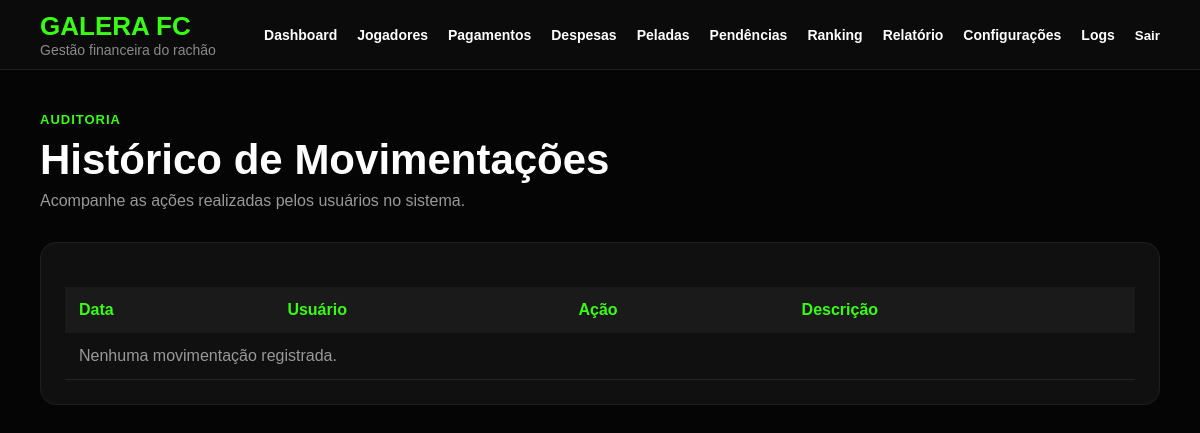
The app's page /logs/ (signed in), older data.
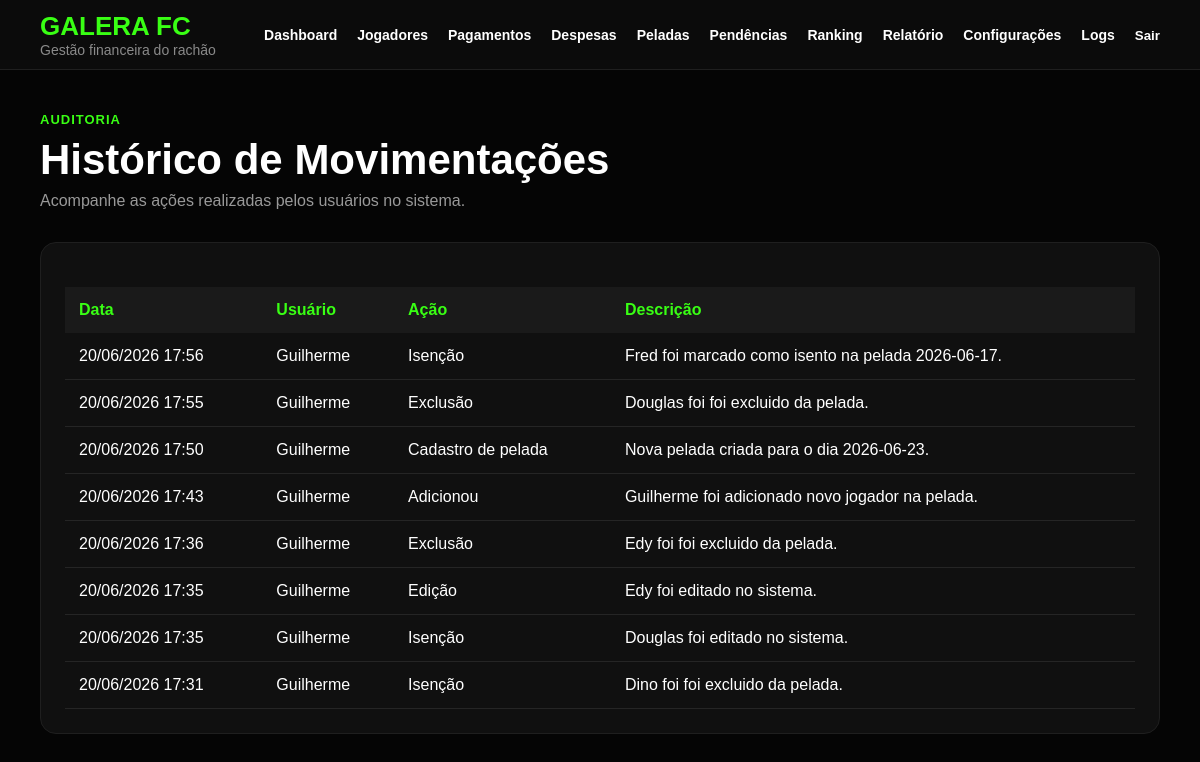
The same page, newer data.
### financeiro/models.py (models this page shows, shortened)
class LogSistema(models.Model):
    usuario = models.ForeignKey(
        User,
        on_delete=models.SET_NULL,
        null=True,
        blank=True
    )
    acao = models.CharField(max_length=100)
    descricao = models.TextField()
    criado_em = models.DateTimeField(auto_now_add=True)

### financeiro/views.py (the view)
# urls.py: path('logs/', views.log_sistema, name='log_sistema'),
@login_required
def log_sistema(request):
    logs = LogSistema.objects.select_related(
        'usuario'
    ).order_by('-criado_em')[:200]
    return render(
        request,
        'financeiro/log_sistema.html',
        {
            'logs': logs
        }
    )

### templates/financeiro/log_sistema.html (shortened to what this page needs)
{% extends 'financeiro/base.html' %}
{% block content %}
<div class="page-header">
   <span>Auditoria</span>
   <h1>Histórico de Movimentações</h1>
   <p>Acompanhe as ações realizadas pelos usuários no sistema.</p>
</div>
<div class="section">
   <table class="table">
      <thead>
         <tr>
            <th>Data</th>
            <th>Usuário</th>
            <th>Ação</th>
            <th>Descrição</th>
         </tr>
      </thead>
      <tbody>
         {% for log in logs %}
         <tr>
            <td data-label="Data">
               {{ log.criado_em|date:"d/m/Y H:i" }}
            </td>
            <td data-label="Usuário">
               {% if log.usuario %}
                  {{ log.usuario.username }}
               {% else %}
                  Sistema
               {% endif %}
            </td>
            <td data-label="Ação">
               {{ log.acao }}
            </td>
            <td data-label="Descrição">
               {{ log.descricao }}
            </td>
         </tr>
         {% empty %}
         <tr>
            <td colspan="4" class="empty">
               Nenhuma movimentação registrada.
            </td>
         </tr>
         {% endfor %}
      </tbody>
   </table>
</div>
{% endblock %}

Row changes from the older to the newer data that the page shows:
added LogSistema: criado_em "20/06/2026 17:56", usuario.username "Guilherme", acao "Isenção", descricao "Fred foi marcado como isento na pelada 2026-06-17."
added LogSistema: criado_em "20/06/2026 17:55", usuario.username "Guilherme", acao "Exclusão", descricao "Douglas foi foi excluido da pelada."
added LogSistema: criado_em "20/06/2026 17:50", usuario.username "Guilherme", acao "Cadastro de pelada", descricao "Nova pelada criada para o dia 2026-06-23."
added LogSistema: criado_em "20/06/2026 17:43", usuario.username "Guilherme", acao "Adicionou", descricao "Guilherme foi adicionado novo jogador na pelada."
added LogSistema: criado_em "20/06/2026 17:36", usuario.username "Guilherme", acao "Exclusão", descricao "Edy foi foi excluido da pelada."
added LogSistema: criado_em "20/06/2026 17:35", usuario.username "Guilherme", acao "Edição", descricao "Edy foi editado no sistema."
added LogSistema: criado_em "20/06/2026 17:35", usuario.username "Guilherme", acao "Isenção", descricao "Douglas foi editado no sistema."
added LogSistema: criado_em "20/06/2026 17:31", usuario.username "Guilherme", acao "Isenção", descricao "Dino foi foi excluido da pelada."
Text that changed along with them:
text no longer shown: "Nenhuma movimentação registrada."
